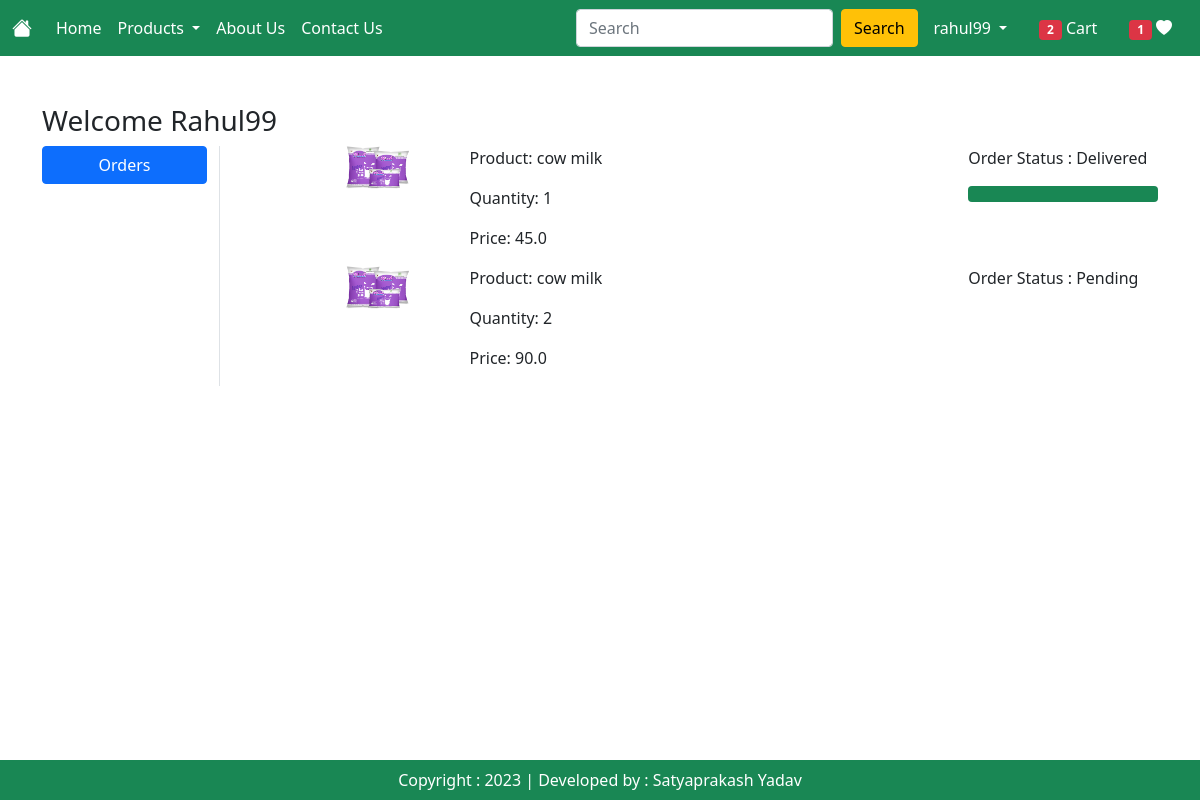
Before: /orders/ (signed in) with the older database file.
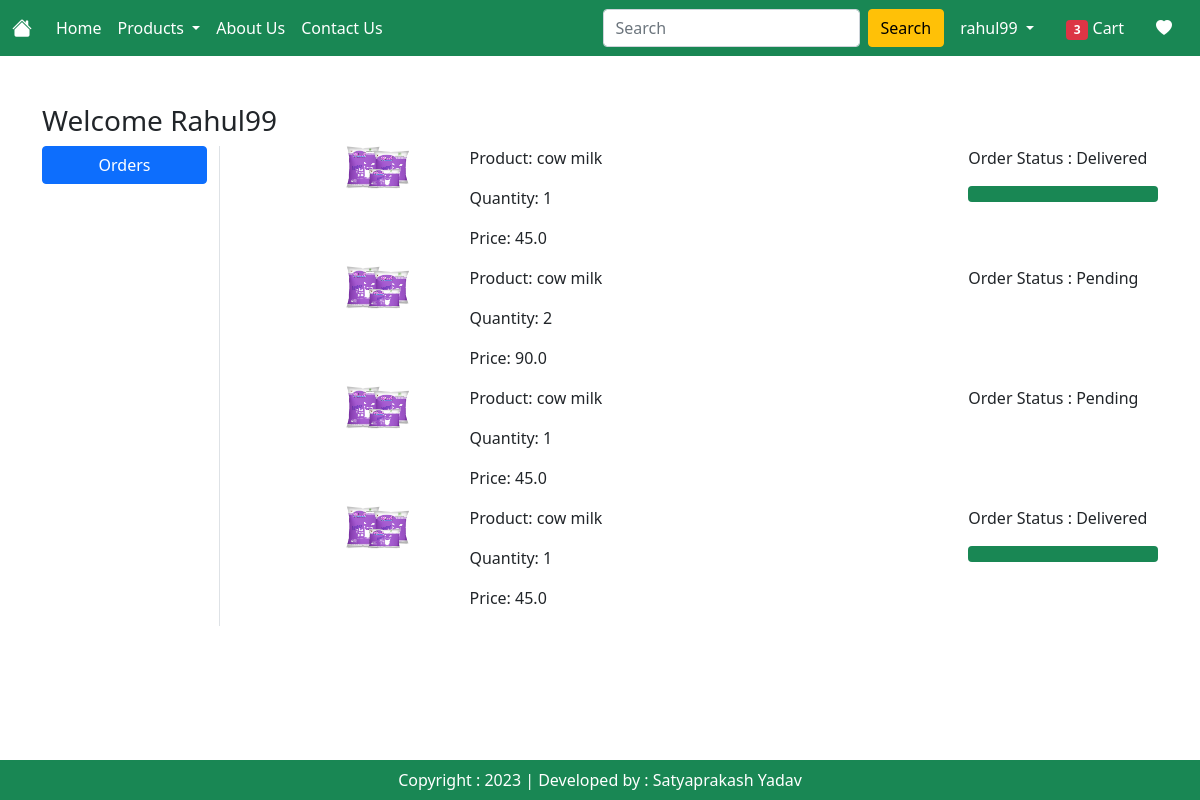
After: the same page with the newer database file.
### MyApp/models.py (models this page shows, shortened)
class OrderPlaced(models.Model):
    user = models.ForeignKey(User, on_delete=models.CASCADE)
    customer = models.ForeignKey(Customer, on_delete=models.CASCADE)
    product = models.ForeignKey(Product, on_delete=models.CASCADE)
    quantity = models.PositiveIntegerField(default=1)
    ordered_date = models.DateTimeField(auto_now_add=True)
    status = models.CharField(max_length=100, choices=STATUS_CHOICES, default='Pending')
    payment = models.ForeignKey(Payment, on_delete=models.CASCADE, default="")
    @property
    def total_cost(self):
        return self.quantity * self.product.discounted_price

class Product(models.Model):
    title = models.CharField(max_length=100)
    selling_price = models.FloatField()
    discounted_price = models.FloatField()
    description = models.TextField()
    composition = models.TextField(default='')
    prodapp = models.TextField(default='')
    category = models.CharField(choices=CATEGORY_CHOICES, max_length=2)
    product_image = models.ImageField(upload_to='product')

### MyApp/views.py (the view)
# urls.py: path('orders/', views.orders, name='orders'),
@login_required
def orders(request):
    order_placed = OrderPlaced.objects.filter(user=request.user)
    totalitem = 0
    wishitem = 0
    if request.user.is_authenticated:
        totalitem = len(Cart.objects.filter(user=request.user))
        wishitem = len(Wishlist.objects.filter(user=request.user))
    return render(request, 'MyApp/orders.html', locals())

### templates/MyApp/orders.html (shortened to what this page needs)
{% extends 'MyApp/base.html' %}
{% load static %}
{% block main-content %}
<div class="container my-5">
    <div class="row">
        <h3>Welcome <span class="text-capitalize">{{request.user}}</span></h3>
        <div class="col-sm-2 border-end">
            <ul class="list-unstyled">
                <li class="d-grid"><a href="{% url 'orders' %}" class="btn btn-primary">Orders</a></li>
            </ul>
        </div>
        <div class="col-sm-9 offset-sm-1">
            {% for op in order_placed %}
            <div class="row">
                <div class="col-sm-2">
                    <img src="{{op.product.product_image.url}}" alt="No Image Found" class="img-fluid" height="100" width="100"/>
                </div>
                <div class="col-sm-7">
                    <p>Product: {{op.product.title}}</p>
                    <p>Quantity: {{op.quantity}}</p>
                    <p>Price: {{op.total_cost}}</p>
                </div>
                <div class="col-sm-3">
                    <p> Order Status : {{op.status}} </p>
                    {% if op.status == 'Delivered' %}
                    <div class="progress">
                        <div class="progress-bar bg-success" role="progressbar" style="width: 100%" aria-valuenow="100" aria-valuein="0" aria-valuemax="100"></div>
                    </div>
                    {% endif %}
                </div>
            </div>
            {% endfor %}
        </div>
    </div>
</div>
{% endblock main-content %}

### templates/MyApp/base.html (shortened to what this page needs)
<!DOCTYPE html>
{% load static %}
<html lang="en">
<head>
    <link href="https://cdn.jsdelivr.net/npm/bootstrap@5.0.2/dist/css/bootstrap.min.css" rel="stylesheet">
    <link rel="stylesheet" href="https://cdn.jsdelivr.net/npm/bootstrap-icons@1.10.5/font/bootstrap-icons.css">
    <link rel="stylesheet" href="{% static 'MyApp/css/style.css' %}">
</head>
<body>
    <nav class="navbar navbar-expand-lg navbar-dark bg-success">
        <div class="container-fluid">
          <a class="navbar-brand" href="/"><i class="bi bi-house-fill"></i></a>
          <div class="collapse navbar-collapse" id="navbarSupportedContent">
            <ul class="navbar-nav me-auto mb-2 mb-lg-0">
              {% if request.user.is_authenticated %}
              <li class="nav-item">
                <a class="nav-link active" aria-current="page" href="/">Home</a>
              </li>
              <li class="nav-item dropdown">
                <a class="nav-link dropdown-toggle active" href="#" id="navbarDropdown" role="button" data-bs-toggle="dropdown" aria-expanded="false">
                  Products
                </a>
              </li>
              <li class="nav-item">
                <a class="nav-link text-white" href="{% url 'about' %}">About Us</a>
              </li>
              <li class="nav-item">
                <a class="nav-link text-white" href="{% url 'contact' %}">Contact Us</a>
              </li>
            </ul>
            <form class="d-flex" role="search" action="/search">
              <input class="form-control me-2" type="search" placeholder="Search" name="search" aria-label="Search">
              <button class="btn btn-warning" type="submit">Search</button>
            </form>
          </div>
          <ul class="navbar-nav me-auto mb-2 mb-lg-0">
            <li class="nav-item dropdown mx-2">
              <a class="nav-link dropdown-toggle text-white" href="#" id="profileDropdown" role="button" data-bs-toggle="dropdown" aria-expanded="false">
                {{user}}
              </a>
            </li>
            <li class="nav-item mx-2">
              <a href="{% url 'showcart' %}" class="nav-link text-white"><span class="badge bg-danger">{% if totalitem > 0 %} {{totalitem}} {% endif %}</span> Cart</a>
            </li>
            <li class="nav-item mx-2">
              <a href="{% url 'showwishlist' %}" class="nav-link text-white"><span class="badge bg-danger">{% if wishitem > 0 %} {{wishitem}} {% endif %}</span> <i class="bi bi-heart-fill"></i></a>
            </li>
            {% endif %}
          </ul>
        </div>
      </nav>
      {% block main-content %}{% endblock main-content %}
      <footer class="container-fluid bg-success text-center p-2 mt-5 fixed-bottom text-white">
        Copyright : 2023 | Developed by : Satyaprakash Yadav
      </footer>
</body>
</html>

Changed rows visible on the page:
added OrderPlaced: product.product_image (picture), product "cow milk", quantity "1", total_cost "45.0", status "Pending"
added OrderPlaced: product.product_image (picture), product "cow milk", quantity "1", total_cost "45.0", status "Delivered"
Other visible differences:
{{ totalitem }}: "2" → "3"
{{ wishitem }}: "1" → (not shown)
